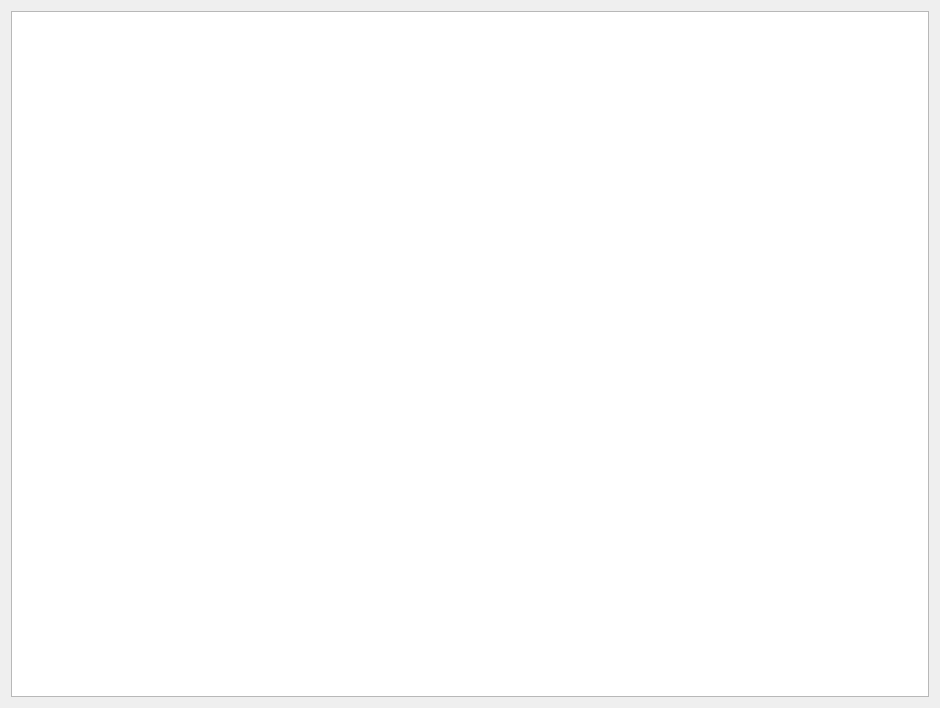
<?xml version="1.0" encoding="UTF-8"?>
<ui version="4.0">
 <class>point_in_image_form</class>
 <widget class="QWidget" name="point_in_image_form">
  <property name="geometry">
   <rect>
    <x>0</x>
    <y>0</y>
    <width>940</width>
    <height>708</height>
   </rect>
  </property>
  <property name="windowTitle">
   <string>Form</string>
  </property>
  <layout class="QVBoxLayout" name="verticalLayout">
   <item>
    <widget class="PointInImageTableWidget" name="table">
     <property name="editTriggers">
      <set>QAbstractItemView::NoEditTriggers</set>
     </property>
    </widget>
   </item>
  </layout>
 </widget>
 <customwidgets>
  <customwidget>
   <class>PointInImageTableWidget</class>
   <extends>QTableWidget</extends>
   <header>ba_trees.gui.image_pixel_widget.PointInImageWidget.h</header>
  </customwidget>
 </customwidgets>
 <resources/>
 <connections/>
</ui>
